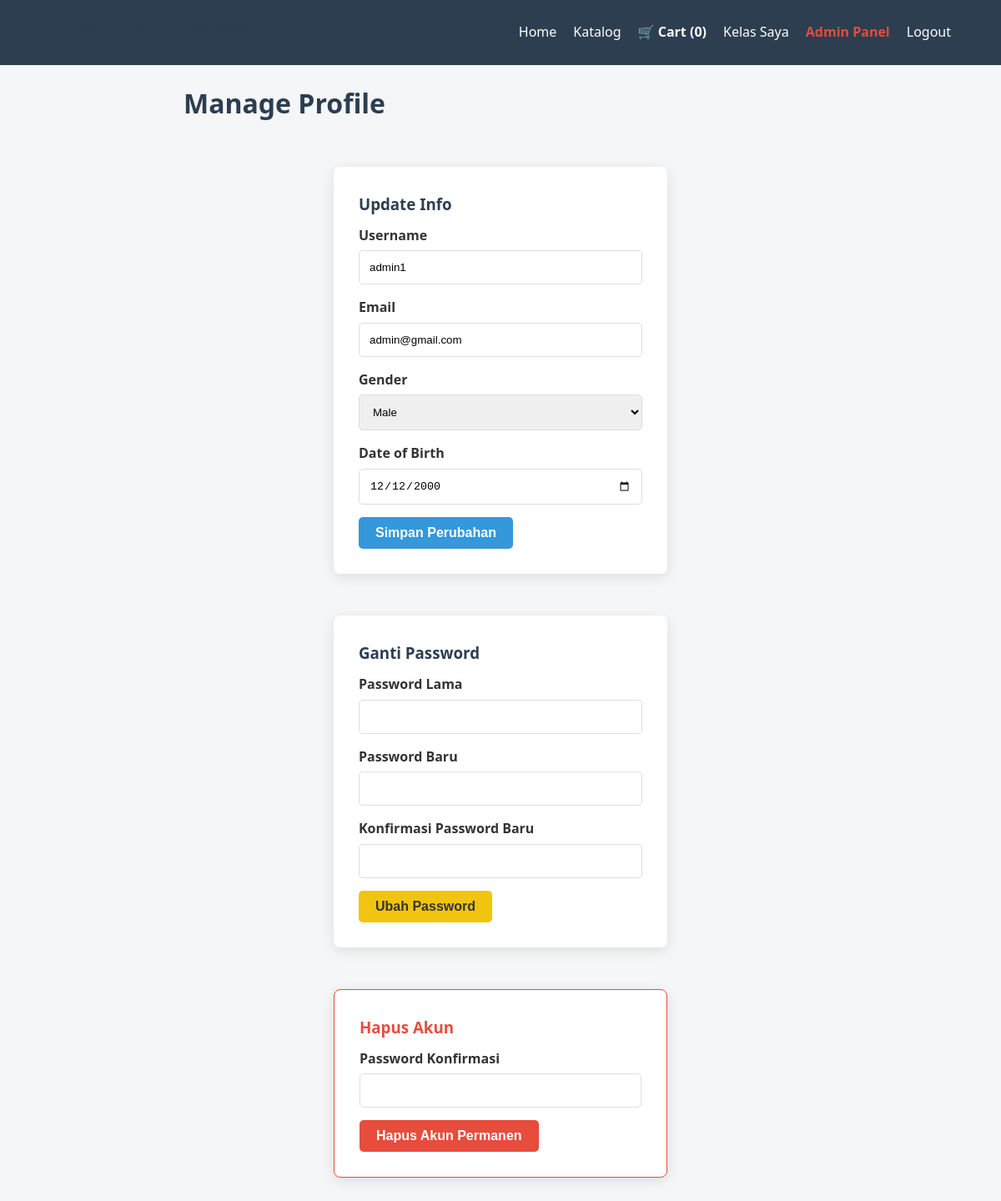
Screenshot of /profile.php (signed in) with the database file from the repository.
### tables this page shows
CREATE TABLE `users` (
  `id` int(11) NOT NULL,
  `username` varchar(50) NOT NULL,
  `email` varchar(100) NOT NULL,
  `password` varchar(255) NOT NULL,
  `gender` enum('Male','Female') NOT NULL,
  `dob` date NOT NULL,
  `created_at` timestamp NOT NULL DEFAULT current_timestamp(),
  `role` enum('admin','student') NOT NULL DEFAULT 'student'
);

### profile.php (the view, shortened to what this page needs)
<?php
include 'db.php';
$uid = $_SESSION['user_id'];
$stmt = $conn->prepare("SELECT * FROM users WHERE id = ?");
$stmt->bind_param("i", $uid);
$stmt->execute();
$user = $stmt->get_result()->fetch_assoc();
?>
<!DOCTYPE html>
<html lang="id">
<head>
    <link rel="stylesheet" href="style.css">
</head>
<body>
    <nav>
        <h2>E-Learning Academy</h2>
        <ul>
            <li><a href="index.php">Home</a></li>
            <li><a href="courses.php">Katalog</a></li>
            <li><a href="cart.php" class="text-white font-bold">🛒 Cart (<?php echo isset($_SESSION['cart'])?count($_SESSION['cart']):0; ?>)</a></li>
            <li><a href="my_courses.php">Kelas Saya</a></li>
            <?php if(isset($_SESSION['role']) && $_SESSION['role']=='admin'): ?>
                <li><a href="admin.php" class="text-red font-bold">Admin Panel</a></li>
            <?php endif; ?>
            <li><a href="logout.php" onclick="return confirm('Logout?')">Logout</a></li>
        </ul>
    </nav>
    <div class="container" style="max-width: 800px;">
        <h1 class="section-title">Manage Profile</h1>
        <div class="form-container w-100 mb-20 mt-0 p-40">
            <h3>Update Info</h3>
            <form method="POST">
                <div class="form-group">
                    <label>Username</label>
                    <input type="text" name="username" value="<?php echo htmlspecialchars($user['username']); ?>" required>
                </div>
                <div class="form-group">
                    <label>Email</label>
                    <input type="email" name="email" value="<?php echo htmlspecialchars($user['email']); ?>" required>
                </div>
                <div class="form-group">
                    <label>Gender</label>
                    <select name="gender">
                        <option value="Male" <?php if($user['gender']=='Male')echo'selected';?>>Male</option>
                    </select>
                </div>
                <div class="form-group">
                    <label>Date of Birth</label>
                    <input type="date" name="dob" value="<?php echo $user['dob']; ?>" required>
                </div>
                <button type="submit" name="update_profile" class="btn">Simpan Perubahan</button>
            </form>
        </div>
        <div class="form-container w-100 mb-20 mt-0 p-40">
            <h3>Ganti Password</h3>
            <form method="POST">
                <div class="form-group">
                    <label>Password Lama</label>
                    <input type="password" name="current_password" required>
                </div>
                <div class="form-group">
                    <label>Password Baru</label>
                    <input type="password" name="new_password" required>
                </div>
                <div class="form-group">
                    <label>Konfirmasi Password Baru</label>
                    <input type="password" name="confirm_password" required>
                </div>
                <button type="submit" name="update_password" class="btn bg-yellow text-dark">Ubah Password</button>
            </form>
        </div>
        <div class="form-container w-100 mb-20 mt-0 p-40" style="border: 1px solid #e74c3c;">
            <h3 class="text-red">Hapus Akun</h3>
            <form method="POST" onsubmit="return confirm('Yakin hapus akun?');">
                <div class="form-group">
                    <label>Password Konfirmasi</label>
                    <input type="password" name="delete_password_confirm" required>
                </div>
                <button type="submit" name="delete_account" class="btn bg-red">Hapus Akun Permanen</button>
            </form>
        </div>
    </div>
</body>
</html>

### style.css (style rules this page uses)
* { box-sizing: border-box; margin: 0; padding: 0; }
body { font-family: 'Segoe UI', sans-serif; background-color: #f4f6f8; color: #333; line-height: 1.6; padding-bottom: 50px; }
a { text-decoration: none; color: inherit; transition: 0.3s; }
ul { list-style: none; }
h1, h2, h3 { color: #2c3e50; margin-bottom: 10px; }
.text-red { color: #e74c3c !important; }
.text-white { color: #fff !important; }
.text-dark { color: #333 !important; }
.bg-yellow { background-color: #f1c40f !important; color: #333 !important; }
.bg-red { background-color: #e74c3c !important; color: white !important; }
.font-bold { font-weight: bold; }
.mb-20 { margin-bottom: 20px; }
.p-40 { padding: 40px; }
.w-100 { width: 100%; }
nav { background-color: #2c3e50; color: white; padding: 15px 5%; display: flex; justify-content: space-between; align-items: center; position: sticky; top: 0; z-index: 1000; }
nav ul { display: flex; gap: 20px; align-items: center; }
.btn { display: inline-block; padding: 10px 20px; background-color: #3498db; color: white; border: none; border-radius: 5px; cursor: pointer; font-size: 16px; font-weight: bold; text-align: center; }
.container { width: 90%; max-width: 1200px; margin: auto; padding: 20px; }
.form-container { width: 100%; max-width: 400px; margin: 50px auto; background: white; padding: 30px; border-radius: 8px; box-shadow: 0 4px 15px rgba(0,0,0,0.1); }
.form-group { margin-bottom: 15px; }
.form-group label { display: block; margin-bottom: 5px; font-weight: 600; }
input, select, textarea { width: 100%; padding: 12px; border: 1px solid #ddd; border-radius: 5px; }

### rows the page displays
users: username "admin1", email "admin@gmail.com", gender "Male", dob "12/12/2000"
